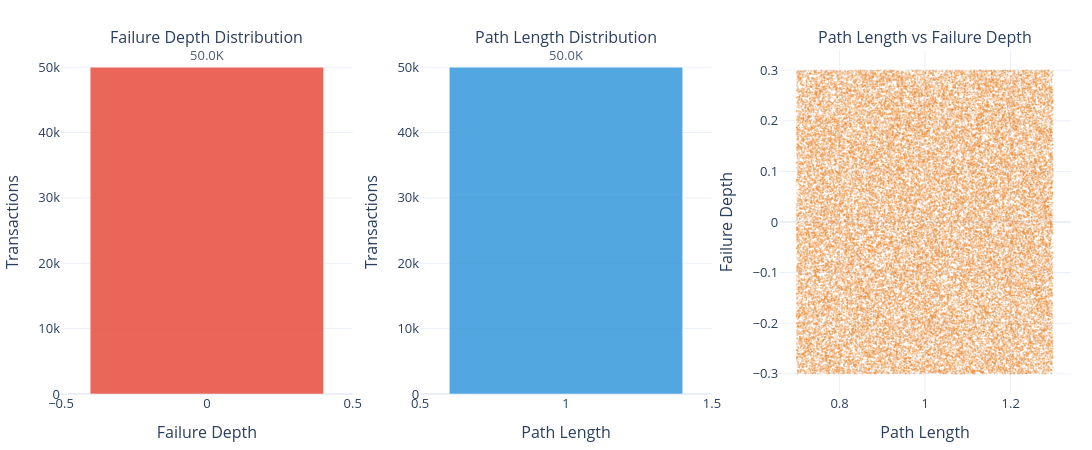

This figure's notebook cell:
### Code cell
# Distribution of failure_depth and path_length
fig = make_subplots(rows=1, cols=3, subplot_titles=[
    'Failure Depth Distribution',
    'Path Length Distribution',
    'Path Length vs Failure Depth',
])

# 1. Failure depth
depth_counts = fp['failure_depth'].value_counts().sort_index()
fig.add_trace(go.Bar(
    x=depth_counts.index.tolist(), y=depth_counts.values,
    marker_color=COLORS['status'], opacity=0.85,
    text=[fmt_count(v) for v in depth_counts.values],
    textposition='outside', showlegend=False,
), row=1, col=1)
fig.update_xaxes(title_text='Failure Depth', row=1, col=1)
fig.update_yaxes(title_text='Transactions', row=1, col=1)

# 2. Path length
path_counts = fp['path_length'].value_counts().sort_index()
fig.add_trace(go.Bar(
    x=path_counts.index.tolist(), y=path_counts.values,
    marker_color=COLORS['call_tree'], opacity=0.85,
    text=[fmt_count(v) for v in path_counts.values],
    textposition='outside', showlegend=False,
), row=1, col=2)
fig.update_xaxes(title_text='Path Length', row=1, col=2)
fig.update_yaxes(title_text='Transactions', row=1, col=2)

# 3. Scatter: path length vs failure depth
jittered = fp[['path_length', 'failure_depth']].copy()
jittered['path_jitter'] = jittered['path_length'] + np.random.uniform(-0.3, 0.3, len(jittered))
jittered['depth_jitter'] = jittered['failure_depth'] + np.random.uniform(-0.3, 0.3, len(jittered))
fig.add_trace(go.Scattergl(
    x=jittered['path_jitter'], y=jittered['depth_jitter'],
    mode='markers', marker=dict(size=2, color=COLORS['changed'], opacity=0.3),
    showlegend=False,
), row=1, col=3)
fig.update_xaxes(title_text='Path Length', row=1, col=3)
fig.update_yaxes(title_text='Failure Depth', row=1, col=3)

fig.update_layout(**plotly_layout(
    height=450, width=1200,
))
fig.show()

med_depth = fp['failure_depth'].median()
med_path = fp['path_length'].median()
deep_frac = (fp['failure_depth'] >= 3).sum() / len(fp) * 100
print(f"Median failure depth: {med_depth:.0f}, Median path length: {med_path:.0f}")
print(f"Failures at depth >= 3: {deep_frac:.1f}% — these involve multiple intermediary contracts")

### Figure 1 — Plotly figure (JSON) as saved in the notebook; plotly's stock layout.template omitted (floating-point values rounded to 4 significant figures; data arrays with more than 128 entries replaced by an {"elided": "..."} marker saying what was removed)
{"data": [{"marker": {"color": "#e74c3c"}, "opacity": 0.85, "showlegend": false, "text": ["50.0K"], "textposition": "outside", "type": "bar", "x": [0], "xaxis": "x", "y": [50000], "yaxis": "y"}, {"marker": {"color": "#3498db"}, "opacity": 0.85, "showlegend": false, "text": ["50.0K"], "textposition": "outside", "type": "bar", "x": [1], "xaxis": "x2", "y": [50000], "yaxis": "y2"}, {"marker": {"color": "#e67e22", "opacity": 0.3, "size": 2}, "mode": "markers", "showlegend": false, "type": "scattergl", "x": {"elided": "50000 float values"}, "xaxis": "x3", "y": {"elided": "50000 float values"}, "yaxis": "y3"}], "layout": {"annotations": [{"font": {"size": 16}, "showarrow": false, "text": "Failure Depth Distribution", "x": 0.1444, "xanchor": "center", "xref": "paper", "y": 1, "yanchor": "bottom", "yref": "paper"}, {"font": {"size": 16}, "showarrow": false, "text": "Path Length Distribution", "x": 0.5, "xanchor": "center", "xref": "paper", "y": 1, "yanchor": "bottom", "yref": "paper"}, {"font": {"size": 16}, "showarrow": false, "text": "Path Length vs Failure Depth", "x": 0.8556, "xanchor": "center", "xref": "paper", "y": 1, "yanchor": "bottom", "yref": "paper"}], "font": {"size": 13}, "height": 450, "margin": {"b": 20, "l": 20, "r": 20, "t": 50}, "width": 1200, "xaxis": {"anchor": "y", "domain": [0, 0.2889], "title": {"text": "Failure Depth"}}, "xaxis2": {"anchor": "y2", "domain": [0.3556, 0.6444], "title": {"text": "Path Length"}}, "xaxis3": {"anchor": "y3", "domain": [0.7111, 1], "title": {"text": "Path Length"}}, "yaxis": {"anchor": "x", "domain": [0, 1], "title": {"text": "Transactions"}}, "yaxis2": {"anchor": "x2", "domain": [0, 1], "title": {"text": "Transactions"}}, "yaxis3": {"anchor": "x3", "domain": [0, 1], "title": {"text": "Failure Depth"}}}}
